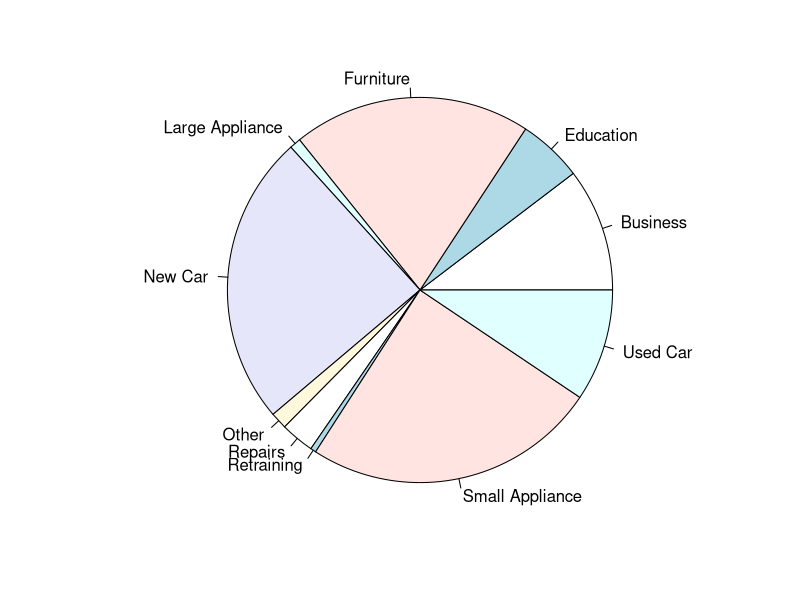
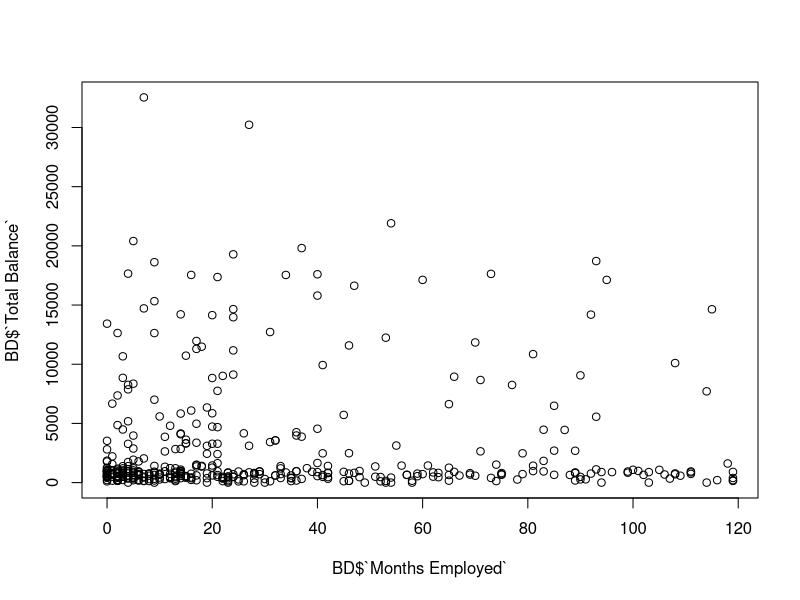
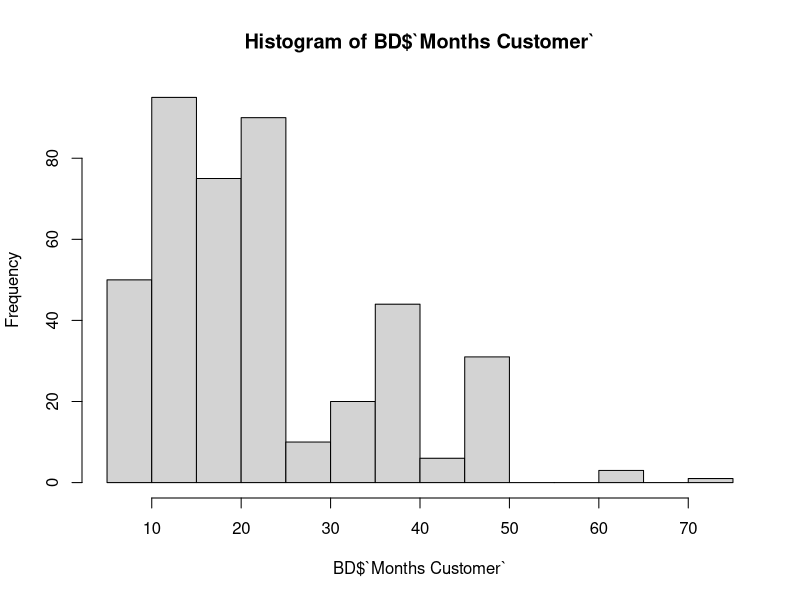
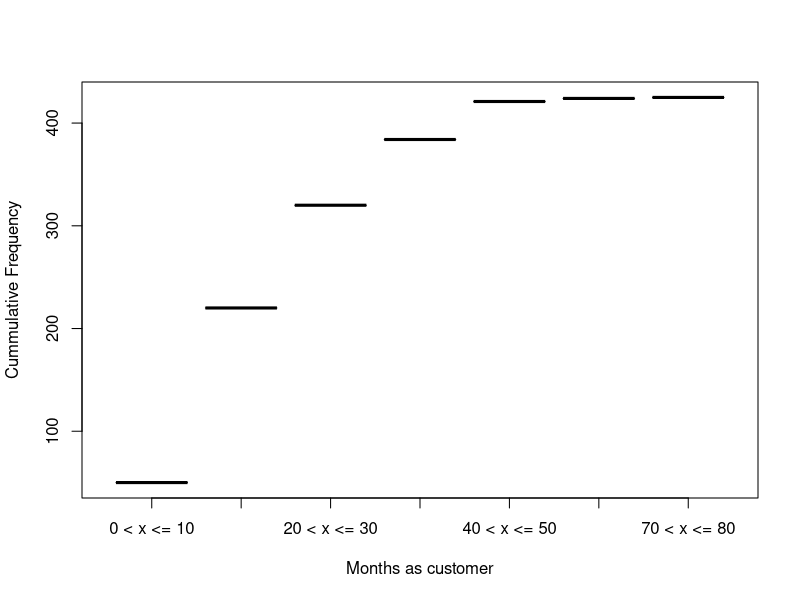

Write R code to recreate these figures, in order.
# Question 1
library(readxl)
BD <- read_excel("Credit Risk Data.xlsx", 
                 sheet = "Base Data", skip = 2)
View(BD)

# Section (a)
x = table(BD$`Loan Purpose`)
pie(x, radius=1)

# Section (b)
BD["Total Balance"] = BD$Checking + BD$Savings
plot(BD$`Months Employed`,BD$`Total Balance`)

# Section (c)
histogram = hist(BD$`Months Customer`, breaks = 10)
histogram

# Creating a new column to classify the months
BD["Months_Customer"] = NA
BD$Months_Customer[BD$`Months Customer`>0 & BD$`Months Customer`<=10] = "0 < x <= 10"
BD$Months_Customer[BD$`Months Customer`>10 & BD$`Months Customer`<=20] = "10 < x <= 20"
BD$Months_Customer[BD$`Months Customer`>20 & BD$`Months Customer`<=30] = "20 < x <= 30"
BD$Months_Customer[BD$`Months Customer`>30 & BD$`Months Customer`<=40] = "30 < x <= 40"
BD$Months_Customer[BD$`Months Customer`>40 & BD$`Months Customer`<=50] = "40 < x <= 50"
BD$Months_Customer[BD$`Months Customer`>50 & BD$`Months Customer`<=60] = "50 < x <= 60"
BD$Months_Customer[BD$`Months Customer`>60 & BD$`Months Customer`<=70] = "60 < x <= 70"
BD$Months_Customer[BD$`Months Customer`>70 & BD$`Months Customer`<=80] = "70 < x <= 80"

# Make another table for frequencies
a = as.data.frame(table(BD$Months_Customer))
a["CummFreq"] = cumsum(a["Freq"])

# Plotting the cummulative frequency
plot(a[c(1,3)], type="o", xlab = "Months as customer", ylab="Cummulative Frequency")